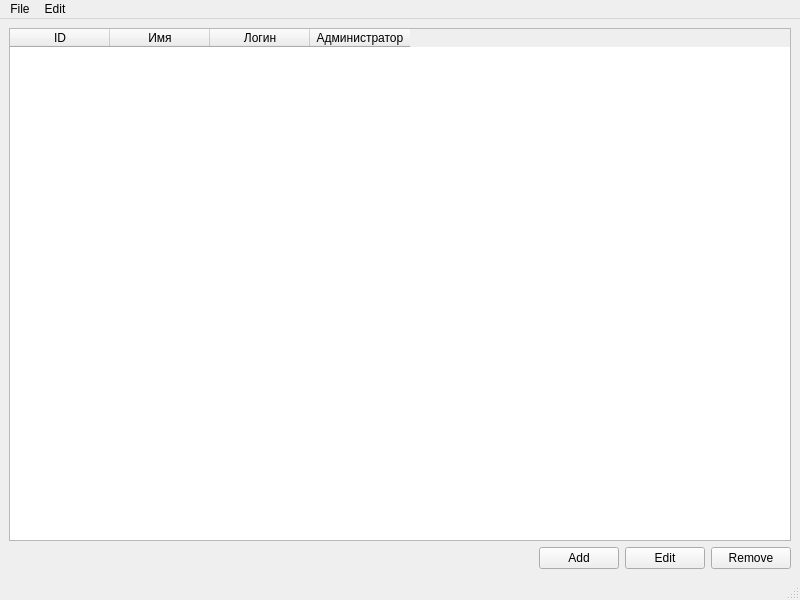
<?xml version="1.0" encoding="UTF-8"?>
<ui version="4.0">
 <class>Users</class>
 <widget class="QMainWindow" name="Users">
  <property name="geometry">
   <rect>
    <x>0</x>
    <y>0</y>
    <width>800</width>
    <height>600</height>
   </rect>
  </property>
  <property name="windowTitle">
   <string>Управление пользователями</string>
  </property>
  <widget class="QWidget" name="centralwidget">
   <layout class="QVBoxLayout" name="verticalLayout">
    <item>
     <widget class="QTableWidget" name="table">
      <property name="locale">
       <locale language="Russian" country="Russia"/>
      </property>
      <property name="columnCount">
       <number>4</number>
      </property>
      <column>
       <property name="text">
        <string>ID</string>
       </property>
      </column>
      <column>
       <property name="text">
        <string>Имя</string>
       </property>
      </column>
      <column>
       <property name="text">
        <string>Логин</string>
       </property>
      </column>
      <column>
       <property name="text">
        <string>Администратор</string>
       </property>
      </column>
     </widget>
    </item>
    <item>
     <layout class="QHBoxLayout" name="horizontalLayout">
      <item>
       <spacer name="horizontalSpacer">
        <property name="orientation">
         <enum>Qt::Horizontal</enum>
        </property>
        <property name="sizeHint" stdset="0">
         <size>
          <width>40</width>
          <height>20</height>
         </size>
        </property>
       </spacer>
      </item>
      <item>
       <widget class="QPushButton" name="btnAdd">
        <property name="text">
         <string>Add</string>
        </property>
       </widget>
      </item>
      <item>
       <widget class="QPushButton" name="btnEdit">
        <property name="text">
         <string>Edit</string>
        </property>
       </widget>
      </item>
      <item>
       <widget class="QPushButton" name="btnRemove">
        <property name="text">
         <string>Remove</string>
        </property>
       </widget>
      </item>
     </layout>
    </item>
   </layout>
  </widget>
  <widget class="QMenuBar" name="menubar">
   <property name="geometry">
    <rect>
     <x>0</x>
     <y>0</y>
     <width>800</width>
     <height>22</height>
    </rect>
   </property>
   <widget class="QMenu" name="menuFile">
    <property name="title">
     <string>File</string>
    </property>
    <addaction name="actionExit"/>
   </widget>
   <widget class="QMenu" name="menuEdit">
    <property name="title">
     <string>Edit</string>
    </property>
    <addaction name="actionAdd_item"/>
    <addaction name="actionEdit_item"/>
    <addaction name="actionRemove_item"/>
   </widget>
   <addaction name="menuFile"/>
   <addaction name="menuEdit"/>
  </widget>
  <widget class="QStatusBar" name="statusbar"/>
  <action name="actionExit">
   <property name="text">
    <string>Exit</string>
   </property>
  </action>
  <action name="actionAdd_item">
   <property name="text">
    <string>Add userr</string>
   </property>
  </action>
  <action name="actionRemove_item">
   <property name="text">
    <string>Remove user</string>
   </property>
  </action>
  <action name="actionSave">
   <property name="text">
    <string>Save</string>
   </property>
  </action>
  <action name="actionOpen">
   <property name="text">
    <string>Open</string>
   </property>
  </action>
  <action name="actionEdit_item">
   <property name="text">
    <string>Edit user</string>
   </property>
  </action>
 </widget>
 <resources/>
 <connections/>
</ui>
